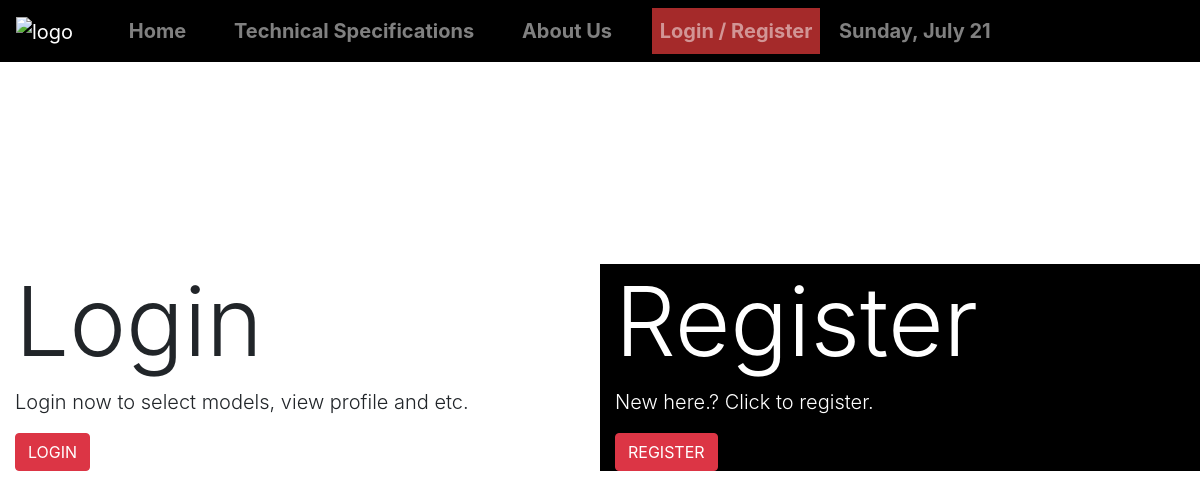
The page /landingbay.php on the database its author committed.
### tables this page shows
CREATE TABLE `header` (
  `he1` text NOT NULL,
  `he2` text NOT NULL,
  `he3` text NOT NULL,
  `he4` text NOT NULL,
  `he5` text NOT NULL
);

CREATE TABLE `landing` (
  `title1` text NOT NULL,
  `title2` text NOT NULL,
  `desc1` text NOT NULL,
  `desc2` text NOT NULL,
  `button1` text NOT NULL,
  `button2` text NOT NULL
);

### landingbay.php (the view, shortened to what this page needs)
<?php
require('header.php');
$con = new mysqli("localhost","root","","car");
$stmt = $con->prepare($sql = "SELECT title1, title2, desc1, desc2, button1, button2 FROM landing");
$stmt -> execute();
$stmt ->bind_result($title1, $title2, $desc1, $desc2, $button1, $button2);
?>
<br />
<br />
<br />
<br />
<br />
<br />
<br />
<br />
<br />
<br />
<br />
<div class="container-fluid">
<div class="row">
<div class="col-lg-6" style="background-color: white;">
  <h1 class="display-1"><?php print"$title1";?></h1>
  <p class="lead"><?php print"$desc1";?></p>
  <button type="button" class="btn btn-danger" data-toggle="modal" data-target="#Login">
    <?php print"$button1";?>
  </button>
 </div>
 <div class="col-lg-6" style="background-color: black;">
  <h1 class="display-1"><font color="white"><?php print"$title2";?></font></h1>
  <p class="lead"><font color="white"><?php print"$desc2";?></font></p>
  <button type="button" class="btn btn-danger" data-toggle="modal" data-target="#Register">
    <?php print"$button2";?>
  </button>
 </div>
</div>
</div>
<?php
require('footer.php');
?>

### header.php (shortened to what this page needs)
<!DOCTYPE html>
<html lang="en">
<head>
  <link rel="stylesheet" href="https://maxcdn.bootstrapcdn.com/bootstrap/4.3.1/css/bootstrap.min.css">
</head>
<body style="background-color: white;" data-spy="scroll" data-offset="4" data-target=".navbar">
<nav class="navbar navbar-expand-sm navbar-dark fixed-top" style="background-color: black;">
  <a class="navbar-brand" href="index.php">
    <img src="indexResources/logo.png" alt="logo" style="width: 100px; height: 50px;">
  </a>
<div class="collapse navbar-collapse" id="collapsibleNavbar">
  <ul class="navbar-nav">
  	<li class="nav-item">
      <font color="black">~~~</font>
    </li>
  	<li class="nav-item" style="font-size: 20px; font-weight: bolder;">
  		<a class="nav-link" href="home.php">
        <?php
        $con = new mysqli("localhost","root","","car");
        $stmt = $con->prepare($sql = "SELECT he1 FROM header");
        $stmt -> execute();
        $stmt ->bind_result($he1);
        print"$he1";
        ?>
      </a>
  	</li>
    <li class="nav-item">
      <font color="black">~~~</font>
    </li>
    <li class="nav-item" style="font-size: 20px; font-weight: bolder;">
      <a class="nav-link" href="tech.php">
        <?php
        $con = new mysqli("localhost","root","","car");
        $stmt = $con->prepare($sql = "SELECT he3 FROM header");
        $stmt -> execute();
        $stmt ->bind_result($he3);
        print"$he3";
        ?>
      </a>
    </li>
    <li class="nav-item">
      <font color="black">~~~</font>
    </li>
    <li class="nav-item" style="font-size: 20px; font-weight: bolder;">
      <a class="nav-link" href="about.php">
        <?php
        $con = new mysqli("localhost","root","","car");
        $stmt = $con->prepare($sql = "SELECT he4 FROM header");
        $stmt -> execute();
        $stmt ->bind_result($he4);
        print"$he4";
        ?>
      </a>
    </li>
    <li class="nav-item">
      <font color="black">~~~</font>
    </li>
   	<li class="nav-item dropdown" style="font-size: 20px; background-color: brown; font-weight: bolder;">
        <?php
         if (isset($_SESSION['check']))
         {
          $userA = $_SESSION["transfer"];
          $con = new mysqli("localhost","root","","car");
          $stmt = $con->prepare($sql = "SELECT fname FROM userinfo WHERE username = '$userA'");
          $stmt -> execute();
          $stmt ->bind_result($he5);
          $stmt ->fetch();
          print"<a class='nav-link dropdown-toggle' href='#'' id='navbardrop' data-toggle='dropdown'>
          		Hello, $he5 </a>
          		 <div class='dropdown-menu' style = 'background-color: grey;'>
        		 <a class='dropdown-item' href='profile.php'>Profile</a>
       			 <a class='dropdown-item' href='sessiondelete.php'>Log Out</a>
      			 </div>
          		";
         }
         else
         {
           $con = new mysqli("localhost","root","","car");
           $stmt = $con->prepare($sql = "SELECT he5 FROM header");
           $stmt -> execute();
           $stmt ->bind_result($he5);
           print"<a class='nav-link' href='landingbay.php'> $he5 </a>";
         }
        ?>
    </li>
    <li class="nav-item">
      <font color="black">~</font>
    </li>
    <li class="nav-item" style="font-size: 20px; font-weight: bolder;">
      <a class="nav-link">
      <?php
      print date('l, F j');
      ?>
      </a>
    </li>
  </ul>
</div>
</nav>

### rows shown on the page
header: he1 "Home", he3 "Technical Specifications", he4 "About Us", he5 "Login / Register"
landing: title1 "Login", desc1 "Login now to select models, view profile and etc.", button1 "LOGIN", title2 "Register", desc2 "New here.? Click to register.", button2 "REGISTER"
